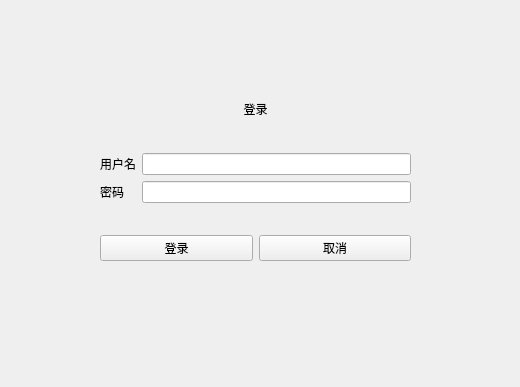
<?xml version="1.0" encoding="UTF-8"?>
<ui version="4.0">
 <class>login</class>
 <widget class="QWidget" name="login">
  <property name="geometry">
   <rect>
    <x>0</x>
    <y>0</y>
    <width>520</width>
    <height>387</height>
   </rect>
  </property>
  <property name="windowTitle">
   <string>Form</string>
  </property>
  <widget class="QWidget" name="verticalLayoutWidget">
   <property name="geometry">
    <rect>
     <x>100</x>
     <y>70</y>
     <width>311</width>
     <height>191</height>
    </rect>
   </property>
   <layout class="QVBoxLayout" name="verticalLayout">
    <item>
     <widget class="QLabel" name="label_3">
      <property name="text">
       <string>登录</string>
      </property>
      <property name="alignment">
       <set>Qt::AlignCenter</set>
      </property>
     </widget>
    </item>
    <item>
     <layout class="QFormLayout" name="formLayout">
      <item row="0" column="0">
       <widget class="QLabel" name="label">
        <property name="text">
         <string>用户名</string>
        </property>
       </widget>
      </item>
      <item row="0" column="1">
       <widget class="QLineEdit" name="lineEdit"/>
      </item>
      <item row="1" column="0">
       <widget class="QLabel" name="label_2">
        <property name="text">
         <string>密码</string>
        </property>
       </widget>
      </item>
      <item row="1" column="1">
       <widget class="QLineEdit" name="lineEdit_2"/>
      </item>
     </layout>
    </item>
    <item>
     <layout class="QHBoxLayout" name="horizontalLayout">
      <item>
       <widget class="QPushButton" name="pushButton_2">
        <property name="text">
         <string>登录</string>
        </property>
       </widget>
      </item>
      <item>
       <widget class="QPushButton" name="pushButton">
        <property name="text">
         <string>取消</string>
        </property>
       </widget>
      </item>
     </layout>
    </item>
   </layout>
  </widget>
 </widget>
 <resources/>
 <connections/>
</ui>
